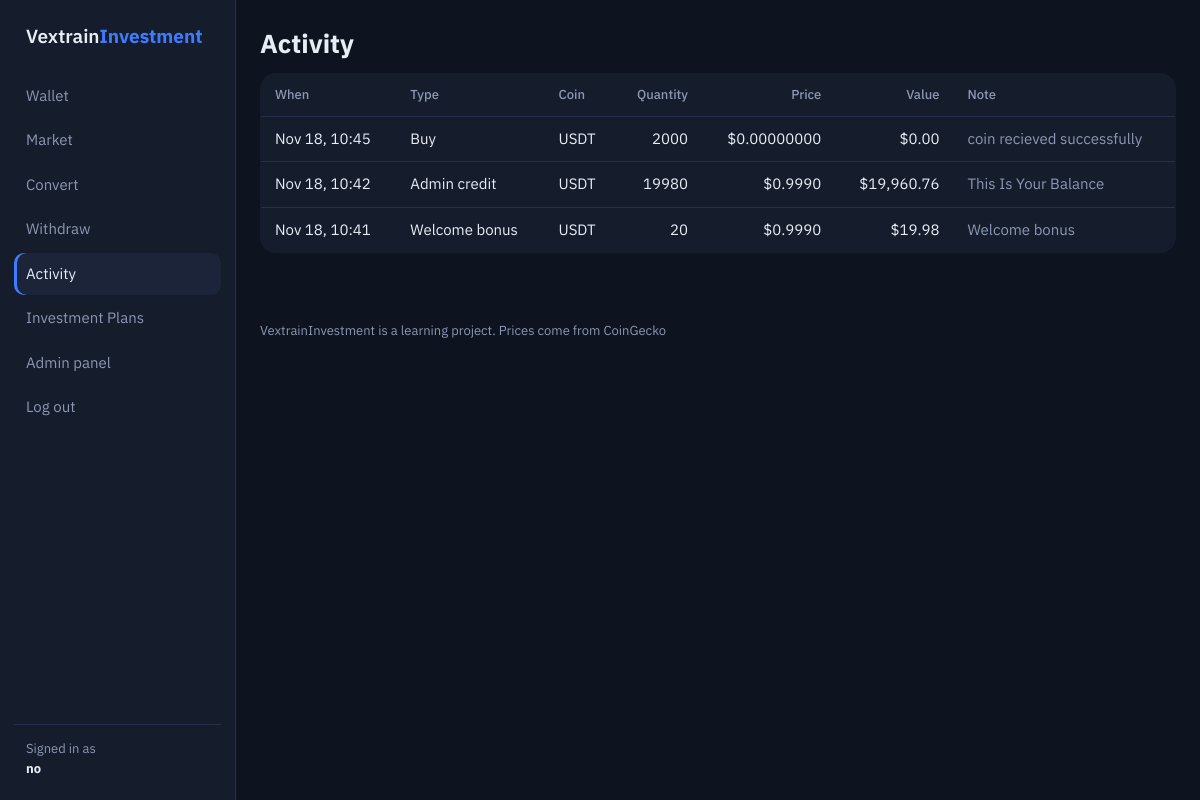
Page /history/ (signed in) on the committed database.
### simulator/models.py (models this page shows, shortened)
class Transaction(models.Model):
    BUY, SELL, ADJUST, RESET, WITHDRAW, REFUND, CONVERT = (
        "BUY", "SELL", "ADJUST", "RESET", "WITHDRAW", "REFUND", "CONVERT")
    KINDS = [(BUY, "Buy"), (SELL, "Sell"), (ADJUST, "Admin adjustment"), (RESET, "Account reset"),
             (WITHDRAW, "Withdrawal (simulated)"), (REFUND, "Withdrawal refund"), (CONVERT, "Convert")]
    user = models.ForeignKey(settings.AUTH_USER_MODEL, on_delete=models.CASCADE, related_name="transactions")
    kind = models.CharField(max_length=10, choices=KINDS)
    coin = models.ForeignKey(Coin, null=True, blank=True, on_delete=models.SET_NULL)
    quantity = models.DecimalField(max_digits=24, decimal_places=8, default=0)
    price = models.DecimalField(max_digits=24, decimal_places=10, default=0)
    usd = models.DecimalField(max_digits=16, decimal_places=2, default=0)  # legacy, no longer used
    note = models.CharField(max_length=200, blank=True)
    created_by = models.ForeignKey(settings.AUTH_USER_MODEL, null=True, blank=True,
                                   on_delete=models.SET_NULL, related_name="+")  # the admin, for admin changes
    created_at = models.DateTimeField(auto_now_add=True)
    class Meta:
        ordering = ["-created_at", "-id"]
    @property
    def label(self):
        if self.kind == self.ADJUST:
            if self.note == WELCOME_NOTE:
                return "Welcome bonus"
            return "Admin credit" if self.quantity >= 0 else "Admin debit"
        return self.get_kind_display()
    @property
    def value_usd(self):
        return (self.quantity * self.price).quantize(Decimal("0.01"))

class Coin(models.Model):
    symbol = models.CharField(max_length=10, unique=True)
    name = models.CharField(max_length=60)
    coingecko_id = models.CharField(max_length=80, help_text="ID used by the CoinGecko API, e.g. bitcoin")
    price_usd = models.DecimalField(max_digits=24, decimal_places=10, default=0)
    change_24h = models.DecimalField(max_digits=8, decimal_places=2, default=0)
    price_updated_at = models.DateTimeField(null=True, blank=True)
    chart = models.JSONField(default=list, blank=True)  # [[ms timestamp, usd price], ...] for 30 days
    chart_updated_at = models.DateTimeField(null=True, blank=True)
    is_active = models.BooleanField(default=True)
    class Meta:
        ordering = ["symbol"]

### simulator/views.py (the view)
# urls.py: path("history/", views.history, name="history"),
@login_required
def history(request):
    page = Paginator(Transaction.objects.filter(user=request.user).select_related("coin"), 25)
    return render(request, "history.html", {"page": page.get_page(request.GET.get("page"))})

### simulator/templatetags/vex.py (called while the page is built)
def _d(value):
    try:
        return Decimal(str(value))
    except Exception:
        return Decimal("0")

@register.filter
def money(value):
    d = _d(value).quantize(Decimal("0.01"))
    return f"{'-' if d < 0 else ''}${abs(d):,.2f}"

@register.filter
def price(value):
    d = _d(value)
    if d >= 1:
        return f"${d:,.2f}"
    if d >= Decimal("0.01"):
        return f"${d:,.4f}"
    return f"${d:,.8f}"

@register.filter
def qty(value):
    return f"{_d(value):.8f}".rstrip("0").rstrip(".") or "0"

### templates/history.html (shortened to what this page needs)
{% extends "base.html" %}{% load vex %}
{% block content %}
<h1>Activity</h1>
{% if page %}
<div class="table-wrap"><table>
  <tr><th>When</th><th>Type</th><th>Coin</th><th class="n">Quantity</th><th class="n">Price</th><th class="n">Value</th><th>Note</th></tr>
  {% for t in page %}
  <tr><td>{{ t.created_at|date:"M d, H:i" }}</td><td>{{ t.label }}</td><td>{{ t.coin.symbol|default:"" }}</td>
    <td class="n">{% if t.coin and t.quantity %}{{ t.quantity|qty }}{% endif %}</td><td class="n">{% if t.coin and t.quantity %}{{ t.price|price }}{% endif %}</td>
    <td class="n">{% if t.coin and t.quantity %}{{ t.value_usd|money }}{% endif %}</td><td class="muted">{{ t.note }}</td></tr>
  {% endfor %}
</table></div>
{% else %}
<p class="muted">No transactions yet. <a href="{% url 'market' %}">Make your first trade</a>.</p>
{% endif %}
{% endblock %}

### templates/base.html (shortened to what this page needs)
{% load vex %}<!doctype html>
<html lang="en">
<head>
</head>
<body>
{% with n=request.resolver_match.url_name %}
<div class="app">
<aside class="side">
  <a class="logo" href="{% url 'home' %}">Vextrain<b>Investment</b></a>
  <nav>
    {% if user.is_authenticated %}
      <a href="{% url 'dashboard' %}" class="{% if n == 'dashboard' %}on{% endif %}">Wallet</a>
      <a href="{% url 'market' %}" class="{% if n == 'market' or n == 'coin' %}on{% endif %}">Market</a>
      <a href="{% url 'convert' %}" class="{% if n == 'convert' %}on{% endif %}">Convert</a>
      <a href="{% url 'withdraw' %}" class="{% if n == 'withdraw' %}on{% endif %}">Withdraw</a>
      <a href="{% url 'history' %}" class="{% if n == 'history' %}on{% endif %}">Activity</a>
      <a href="{% url 'plan' %}" class="{% if n == 'plan' %}on{% endif %}">Investment Plans</a>
      {% if user.is_staff %}<a href="{% url 'manage_home' %}" class="{% if n|slice:':6' == 'manage' %}on{% endif %}">Admin panel</a>{% endif %}
      <form method="post" action="{% url 'logout' %}">{% csrf_token %}<button type="submit">Log out</button></form>
    {% else %}
      <a href="{% url 'market' %}" class="{% if n == 'market' %}on{% endif %}">Market</a>
      <a href="{% url 'login' %}" class="{% if n == 'login' %}on{% endif %}">Log in</a>
      <a href="{% url 'signup' %}" class="{% if n == 'signup' %}on{% endif %}">Sign up</a>
    {% endif %}
  </nav>
  {% if user.is_authenticated %}<div class="who">Signed in as<br><strong style="color:var(--tx)">{{ user.username }}</strong></div>{% endif %}
</aside>
<div class="main">
  <main class="content">
    {% block content %}{% endblock %}
  </main>
  <footer>VextrainInvestment is a learning project. Prices come from CoinGecko</footer>
</div>
</div>
{% endwith %}
</body>
</html>

### templates/base.html (style rules this page uses)
:root { --bg:#0E1320;--s1:#151C2C;--s2:#1B2438;--line:#26304A;--tx:#E7ECF5;--mu:#8C97B2;--ac:#3D7BFF;--gain:#2EC27E;--loss:#F0616D;--warn:#F3BA2F }
* { box-sizing:border-box }
body { margin:0;background:var(--bg);color:var(--tx);font:15px/1.5 'IBM Plex Sans',system-ui,sans-serif;font-variant-numeric:tabular-nums }
a { color:#7FA6FF;text-decoration:none }
h1 { font-size:26px;line-height:1.2;margin:22px 0 14px }
.mu,.muted { color:var(--mu) }
.app { display:flex;min-height:100vh }
.side { width:236px;flex:none;background:var(--s1);border-right:1px solid var(--line);padding:22px 14px;display:flex;flex-direction:column;gap:4px;position:sticky;top:0;height:100vh }
.logo { font-weight:600;font-size:19px;color:var(--tx);padding:0 12px 20px }
.logo b { color:var(--ac) }
.side nav { display:flex;flex-direction:column;gap:2px }
.side nav a,.side nav button { display:block;width:100%;text-align:left;color:var(--mu);padding:10px 12px;border-radius:10px;font:inherit;background:none;border:0;cursor:pointer }
.side nav a.on { background:var(--s2);color:var(--tx);box-shadow:inset 3px 0 0 var(--ac) }
.side nav form { margin:0 }
.who { margin-top:auto;padding:14px 12px 0;border-top:1px solid var(--line);font-size:13px;color:var(--mu) }
.main { flex:1;min-width:0 }
.content { max-width:980px;margin:0 auto;padding:6px 24px 56px }
table { width:100%;border-collapse:collapse;background:var(--s1);border:1px solid var(--line);border-radius:16px;overflow:hidden }
th,td { padding:11px 14px;text-align:left;border-bottom:1px solid var(--line);vertical-align:top }
th { font-weight:500;font-size:13px;color:var(--mu) }
tr:last-child td { border-bottom:0 }
td.n,th.n { text-align:right }
.table-wrap { overflow-x:auto }
footer { margin:0 auto;max-width:980px;padding:0 24px 32px;font-size:13px;color:var(--mu) }

### rows in the picture
Transaction: created_at "Nov 18, 10:45", label "Buy", coin.symbol "USDT", quantity|qty "2000", price "$0.00000000", value_usd "$0.00", note "coin recieved successfully"
Transaction: created_at "Nov 18, 10:42", label "Admin credit", coin.symbol "USDT", quantity|qty "19980", price "$0.9990", value_usd "$19,960.76", note "This Is Your Balance"
Transaction: created_at "Nov 18, 10:41", label "Welcome bonus", coin.symbol "USDT", quantity|qty "20", price "$0.9990", value_usd "$19.98", note "Welcome bonus"

### other values in the picture
{{ user.username }} "no"
